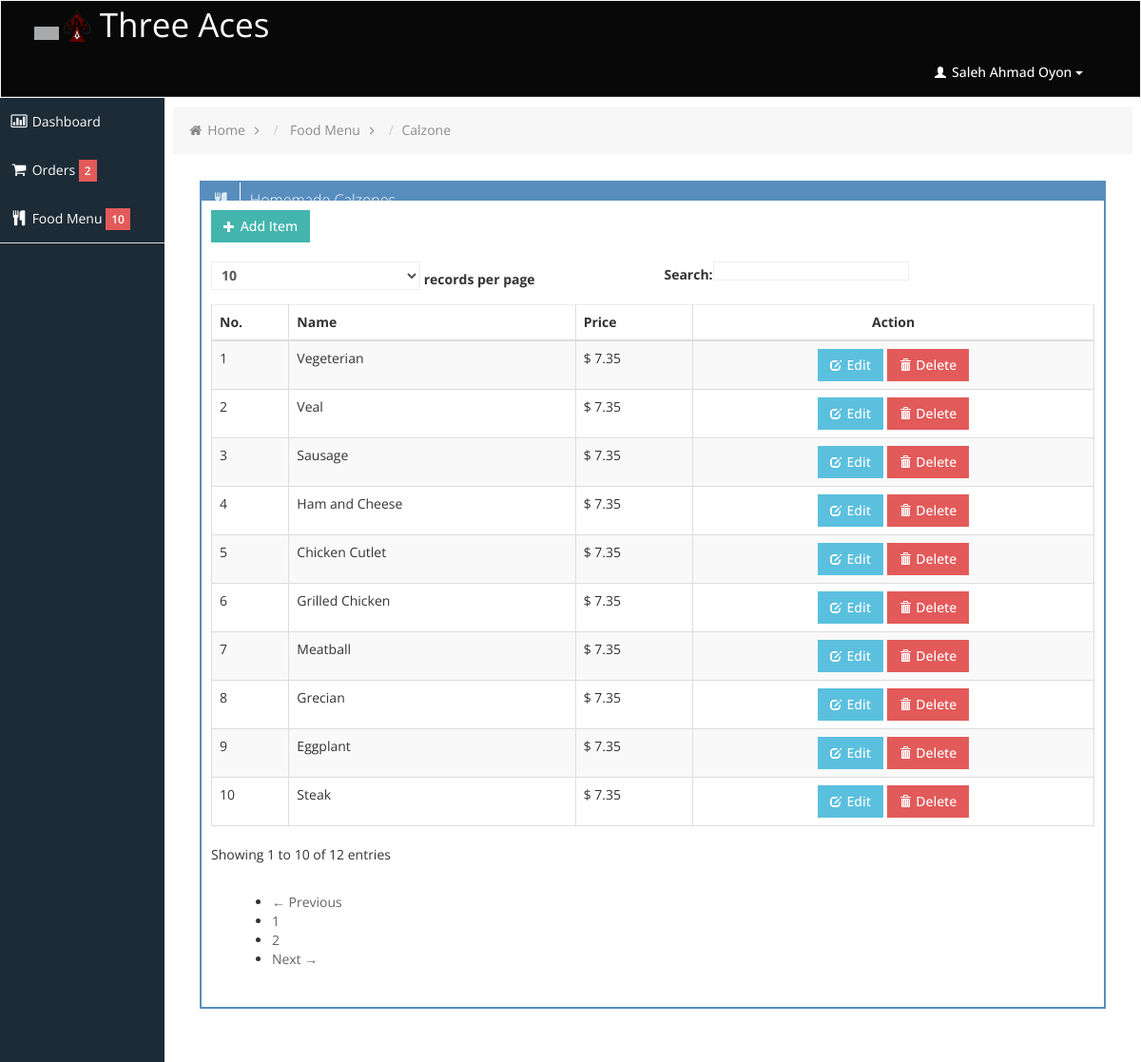
/admin/menuitem/calzone.php (signed in), run on the app's committed database.
### tables this page shows
CREATE TABLE IF NOT EXISTS `calzone` (
`id` bigint(22) NOT NULL COMMENT 'Calzone ID',
  `name` text NOT NULL COMMENT 'Calzone Name',
  `price` decimal(10,2) NOT NULL COMMENT 'Calzone Price'
);

### model/db.php (called while the page is built, shortened)
<?php
function calzone()
{
    $conn        = db_conn();
    $selectQuery = 'SELECT * FROM `calzone`';
    try{
        $stmt = $conn->query($selectQuery);
    }catch(PDOException $e){
        handle_sql_errors($selectQuery, $e->getMessage());
    }
    $row = $stmt->fetchAll(PDO::FETCH_ASSOC);
    return $row;
}

### controller/itemController.php (called while the page is built, shortened)
<?php
require_once '../../model/db.php';
function getCalzones()
{
    $row = calzone();
    return $row;
}

### admin/menuitem/calzone.php (the view, shortened to what this page needs)
<?php
if (isset($_SESSION['user'])) {
    require_once '../../controller/itemController.php';
    $row = getCalzones();
} else {
    header('Location: '.SERVER.'/404');
}
?>
<!DOCTYPE html>
<html lang="en">
<head>
    <?php include_once '../includes/head.php';?>
</head>
<body>
    <header>
        <?php include_once '../includes/header.php';?>
    </header>
<div class="container-fluid-full">
    <div class="row-fluid">
        <?php include_once '../includes/menu.php'; ?>
        <div id="content" class="span10">
            <ul class="breadcrumb">
                <li>
                    <i class="icon-home"></i>
                    <a href="<?= SERVER ?>/admin">Home</a>
                    <i class="icon-angle-right"></i>
                </li>
                <li>
                    <a href="#">Food Menu</a>
                    <i class="icon-angle-right"></i>
                </li>
                <li><a href="<?= SERVER ?>/admin/menuitem/calzone">Calzone</a></li>
            </ul>
            <div class="row-fluid sortable">
                <div class="box span12">
                    <div class="box-header" data-original-title>
                        <h2><i class="icon-food"></i><span class="break"></span>Homemade Calzones</h2>
                    </div>
                    <div class="box-content">
                        <table class="table table-striped table-bordered bootstrap-datatable datatable">
                            <button class="btn btn-success" title="Add Items" id="addCalzone"><i class="halflings-icon white plus"></i> Add Item</button><br/><br/>
                            <thead>
                                <tr>
                                    <th>No.</th>
                                    <th>Name</th>
                                    <th>Price</th>
                                    <th>
                                        <div class="text-center">
                                            Action
                                        </div>
                                    </th>
                                </tr>
                            </thead>
                            <tbody class="dataTable-tbody">
                            <?php foreach($row as $key => $r): ?>
                                <tr class="tableRow" data-id="<?= htmlentities(stripcslashes($r['id']), ENT_QUOTES, 'UTF-8'); ?>">
                                    <td></td>
                                    <td><?= htmlentities(stripcslashes($r['name']), ENT_QUOTES, 'UTF-8'); ?></td>
                                    <td> $ <?= htmlentities(stripcslashes($r['price']), ENT_QUOTES, 'UTF-8'); ?></td>
                                    <td>
                                        <div class="text-center">
                                            <button class="btn btn-info editCalzone" title="Edit"><i class="halflings-icon white edit"></i> Edit</button>
                                            <button class="btn btn-danger dltCalzone" title="Delete"><i class="halflings-icon white trash"></i> Delete</button>
                                        </div>
                                    </td>
                                </tr>
                            <?php endforeach; ?>
                            </tbody>
                        </table>
                    </div>
                </div>
            </div>
        </div>
    </div>
</div>
</body>
</html>

### admin/css/style.css (style rules this page uses)
body { background: #F5F5F5; color: #333; border: none; font-family: 'Open Sans', sans-serif; font-weight: 400; }
a { color: #646464; }
h2 { font-size: 16px; line-height: 16px; }
#content { background: #ffffff; filter: none; min-height: 100%; padding: 20px 20px; position: relative; }
.breadcrumb { margin: -28px -28px 28px -28px; line-height: 34px; background: #F7F7F7; border: 0px; color: #888; -webkit-box-shadow: none; -moz-box-shadow: none; box-shadow: none; -webkit-border-radius: 0px; -moz-border-radius: 0px; border-radius: 0px; }
.breadcrumb a { color: #888; text-shadow: 0px 1px 1px #fff; }
.box { border: 2px solid #578EBE; background: #fff !important; margin-bottom: 28px; }
.box-header { height: 16px; font-size: 16px; line-height: 16px; padding: 10px; background: #578EBE; -webkit-box-shadow: none; -moz-box-shadow: none; box-shadow: none; overflow: hidden; }
.box-header h2 { float:left; margin-top: 0px; font-weight: 300; }
.box-header .box-icon, .box-header h2 { color:#fff; }
.box-header h2 i { margin: 0px 3px 0px 4px; opacity: .8; filter: alpha(opacity=80); -ms-filter:"progid:DXImageTransform.Microsoft.Alpha(Opacity=80)"; }
.box-content { position: relative; z-index: 50; margin-top: -1px; padding: 10px; background: #fff !important; }
.btn { display: inline-block; padding: 6px 12px; margin-bottom: 0; font-size: 14px; font-weight: 500; line-height: 20px; text-align: center; white-space: nowrap; vertical-align: middle; cursor: pointer; border: 1px solid #a7a9aa; -webkit-border-radius: 0px !important; border-radius: 0px !important; }
.btn i { margin-top: 2px; }
.btn { color: #ffffff; background-color: #a7a9aa; border-color: #a7a9aa; background-image: none; filter: none; text-shadow: none; }
.btn-danger { background-color: #E25A59; border-color: #E25A59; }
.btn-success { background-color: #43B5AD; border-color: #43B5AD; }
.btn-info { background-color: #5bc0de; border-color: #5bc0de; }
.table th, .table td { border-top: 1px solid #eee; }
.table-bordered { border-color: #eee; -webkit-border-radius: 0px !important; -moz-border-radius: 0px !important; border-radius: 0px !important; }
.table-bordered th, .table-bordered td { border-left: 1px solid #eee; }
.table-bordered thead:first-child tr:first-child > th:first-child, .table-bordered tbody:first-child tr:first-child > td:first-child, .table-bordered tbody:first-child tr:first-child > th:first-child { -webkit-border-radius: 0px !important; -moz-border-radius: 0px !important; border-radius: 0px !important; }
.table-bordered thead:first-child tr:first-child > th:last-child, .table-bordered tbody:first-child tr:first-child > td:last-child, .table-bordered tbody:first-child tr:first-child > th:last-child { -webkit-border-radius: 0px !important; -moz-border-radius: 0px !important; border-radius: 0px !important; }
.table-bordered thead:last-child tr:last-child > th:first-child, .table-bordered tbody:last-child tr:last-child > td:first-child, .table-bordered tbody:last-child tr:last-child > th:first-child, .table-bordered tfoot:last-child tr:last-child > td:first-child, .table-bordered tfoot:last-child tr:last-child > th:first-child { -webkit-border-radius: 0px !important; -moz-border-radius: 0px !important; border-radius: 0px !important; }
.table-bordered thead:last-child tr:last-child > th:last-child, .table-bordered tbody:last-child tr:last-child > td:last-child, .table-bordered tbody:last-child tr:last-child > th:last-child, .table-bordered tfoot:last-child tr:last-child > td:last-child, .table-bordered tfoot:last-child tr:last-child > th:last-child { -webkit-border-radius: 0px !important; -moz-border-radius: 0px !important; border-radius: 0px !important; }

### admin/css/style-responsive.css (style rules this page uses)
@media (min-width: 1200px) { .container-fluid-full { overflow: hidden; position: relative; height: 100%; } }
@media (min-width: 1200px) { #content { width: 85.578%; padding: 37px; margin: 0px 0px; margin-left: 14.422% !important; } }

### data on the page
calzone: name "Vegeterian", price "7.35"
calzone: name "Veal", price "7.35"
calzone: name "Sausage", price "7.35"
calzone: name "Ham and Cheese", price "7.35"
calzone: name "Chicken Cutlet", price "7.35"
calzone: name "Grilled Chicken", price "7.35"
calzone: name "Meatball", price "7.35"
calzone: name "Grecian", price "7.35"
calzone: name "Eggplant", price "7.35"
calzone: name "Steak", price "7.35"

### other printed values
$_SESSION['name'] "Saleh Ahmad Oyon"
